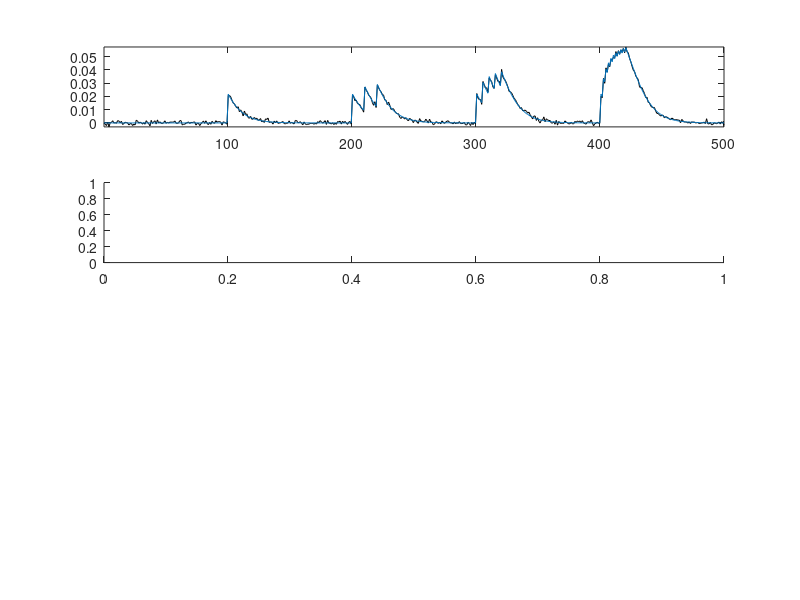

Here is the MATLAB script that generated this plot: (Note: this script raises an error after producing the figure.)
% this script compares Wiener and Fast Filters
%
% 1) set simulation metadata (eg, dt, T, # particles, etc.)
% 2) initialize parameters
% 3) generate fake data
% 4) infers spikes using a variety of approaches
% 5) plots results

clear, clc, fprintf('\nNonlinear model\n')

% 1) set simulation metadata
Sim.T       = 500;                              % # of time steps
Sim.dt      = 0.005;                            % time step size
Sim.Plot    = 1;                                % whether to plot
Sim.MaxIter = 0;                               % max number of iterations

% 2) initialize parameters
P.a     = .1;
P.b     = 0;
P.sig   = .001;                                  % stan dev of noise
C_0     = 0;
tau     = 0.05;                                 % decay time constant
P.gam   = 1-Sim.dt/tau;
P.lam   = ((linspace(0,100,Sim.T-1)).*(sin(linspace(0,12*pi,Sim.T-1))+1))';                                   % rate-ish, ie, lam*dt=# spikes per second
P.k_d   = 180;
P.rho   = 50;

% 3) simulate data
% n = poissrnd(P.lam*Sim.dt);     % simulate spike train
% n = poissrnd(P.lam*Sim.dt*ones(Sim.T-1,1));     % simulate spike train
spt = [100 200:10:220 300:5:320 400:2:420];
n = zeros(Sim.T-1,1);
n(spt) = 1;
% n(n>1)=1;
% n(n>1)=1;
n = [C_0; n];                                   % set initial calcium
C = filter(1,[1 -P.gam],n*P.rho);                     % calcium concentration
S = C./(C+P.k_d);
F = P.a*S+P.b+P.sig*randn(Sim.T,1);             % fluorescence


X=0:.01:max(C); P.n=1;
figure(10), clf, nrows=4; i=0;
i=i+1; subplot(nrows,1,i), plot(F,'k'), axis('tight')
hold on, plot(P.a*S+P.b), axis('tight')
i=i+1; subplot(nrows,1,i), hold on, plot(z1(P.a*S+P.b)), axis('tight')
plot(z1(C),'r'), axis('tight')
i=i+1; subplot(nrows,1,i), bar(n), axis('tight')
i=i+1; subplot(nrows,1,i), semilogx(Hill_v1(P,X));

% 4) estimate params from real spikes
P.case=2;
Phat = FastParams3_3(F,C,n,Sim.T,Sim.dt,P);
display(Phat);

%% 5) infer spikes and estimate parameters
P2=P;
P2.lam=Phat.lam;

% initialize parameters
for q=1:2
    if q==1
        [I{q}.n I{q}.P] = FOOPSI2_55(F,P2,Sim);
        I{q}.P.label = 'Linear';
    elseif q==2
        Sim.n=I{1}.n;
        [I{q}.n I{q}.P] = NFOOPSI1_0(F,P2,I{1}.P,Sim);
        I{q}.P.label = 'Nonlinear';
    end
end

%% 6) plot results
fig     = figure(1); clf,
nrows   = 4+q;                                  % set number of rows
h       = zeros(nrows,1);
Pl.xlims= [5 Sim.T];                            % time steps to plot
Pl.nticks=5;                                    % number of ticks along x-axis
Pl.n    = double(n); Pl.n(Pl.n==0)=NaN;         % store spike train for plotting
Pl      = PlotParams(Pl);                       % generate a number of other parameters for plotting
Pl.vs   = 2;

% plot fluorescence data
i=1; h(1) = subplot(nrows,1,i);
Pl.label = 'Fluorescence';
Pl.color = 'k';
Plot_X(Pl,F);

% plot calcium
i=i+1; h(2) = subplot(nrows,1,i);
Pl.label = 'Calcium';
Pl.color = Pl.gray;
Plot_X(Pl,C);

% plot spike train
i=i+1; h(3) = subplot(nrows,1,i);
maxn=max(n(Pl.xlims(1):Pl.xlims(2)));
Plot_n(Pl,n);
title(['a=',num2str(Phat.a),', b=',num2str(Phat.b), ', sig=',num2str(Phat.sig), ' lam=',num2str(Phat.lam)])

% plot inferred spike trains
for r=1:q
    i=i+1; h(3+r) = subplot(nrows,1,i);
    Pl.label = I{r}.P.label;
    Plot_n_MAP(Pl,I{r}.n);
    title(['a=',num2str(I{r}.P.a),', b=',num2str(I{r}.P.b), ', sig=',num2str(I{r}.P.sig),...
        ', lam=',num2str(I{r}.P.lam), ', n_{max}=',num2str(max(I{r}.n))])
end

% plot inferred calcium
i=i+1; h(2) = subplot(nrows,1,i);
Pl.label = [{'Inferred'}; {'Calcium'}];
Pl.color = Pl.gray;
plot(C,'k'), hold on
plot(max(C)*z1(filter(1,[1 -P.gam],I{1}.n*P.rho)),'b')
plot(filter(1,[1 -P.gam],I{2}.n*P.rho),'r')
axis('tight')
% X=0:.01:max(C); P.n=1;
% i=i+1; subplot(nrows,1,i), semilogx(Hill_v1(P,X));


subplot(nrows,1,nrows)
set(gca,'XTick',Pl.XTicks,'XTickLabel',Pl.XTicks*Sim.dt,'FontSize',Pl.fs)
xlabel('Time (sec)','FontSize',Pl.fs)
% linkaxes(h,'x')

% print fig
wh=[7 5];   %width and height
set(fig,'PaperPosition',[0 11-wh(2) wh]);
print('-depsc','nonlin')
